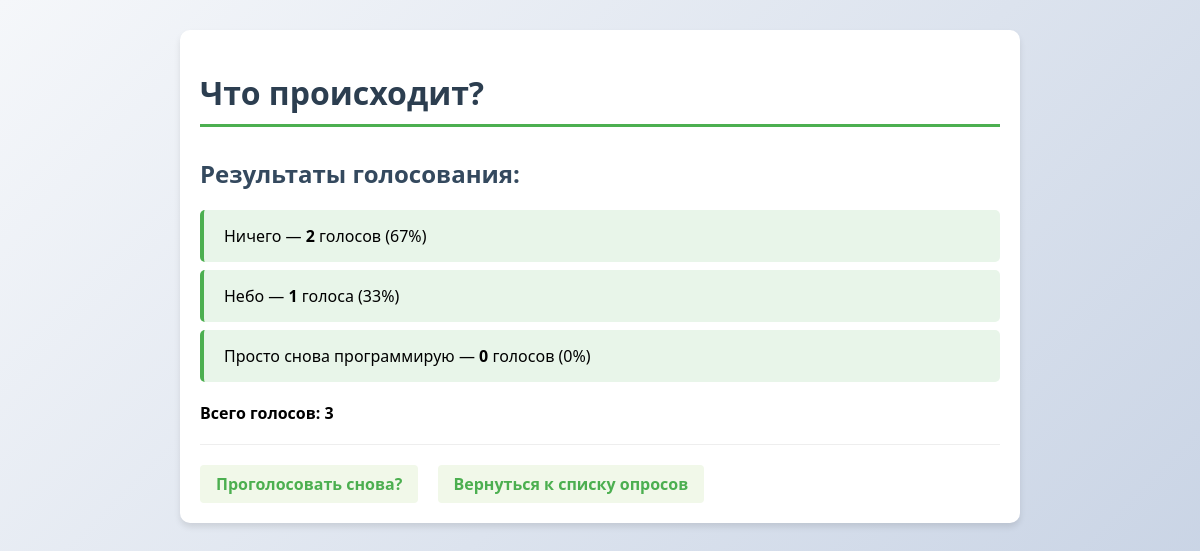
The app's page /polls/1/results/, older data.
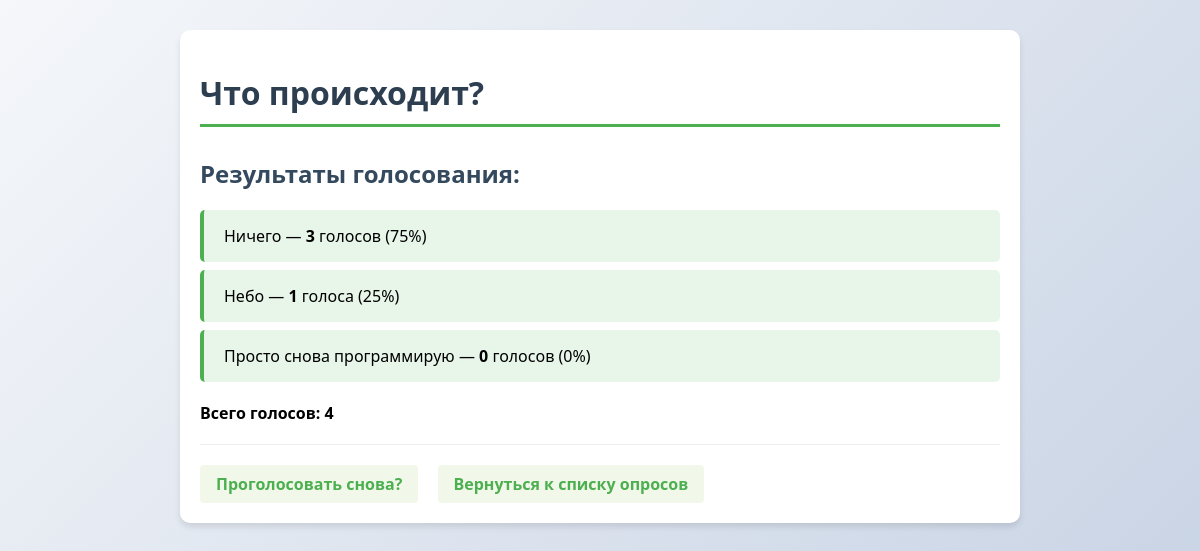
The same page, newer data.
### polls/models.py (models this page shows, shortened)
class Choice(models.Model):
    question = models.ForeignKey(Question, on_delete=models.CASCADE)
    choice_text = models.CharField(max_length=200)
    votes = models.IntegerField(default=0)
    class Meta:
        verbose_name = 'Вариант ответа'
        verbose_name_plural = 'Варианты ответов'

class Question(models.Model):
    question_text = models.CharField(max_length=200)
    pub_date = models.DateTimeField('date published')
    @property
    def total_votes(self):
        return sum(choice.votes for choice in self.choice_set.all())
    class Meta:
        verbose_name = 'Вопрос'
        verbose_name_plural = 'Вопросы'
        ordering = ['-pub_date']  # Сортировка по умолчанию

### polls/views.py (the view)
# urls.py: path('<int:pk>/results/', views.ResultsView.as_view(), name='results'),
class ResultsView(generic.DetailView):
    model = Question  # Та же модель
    template_name = 'polls/results.html'  # Другой шаблон
    def get_queryset(self):
        return Question.objects.filter(pub_date__lte=timezone.now())

### polls/templates/polls/results.html (shortened to what this page needs)
{% load static %}
<!DOCTYPE html>
<html lang="ru">
<head>
    <link rel="stylesheet" href="{% static 'polls/style.css' %}">
</head>
<body>
    <div class="container">
        <h1>{{ question.question_text }}</h1>
        <h2>Результаты голосования:</h2>
        <ul class="results-list">
        {% for choice in question.choice_set.all %}
            <li>
                {{ choice.choice_text }} —
                <strong>{{ choice.votes }}</strong>
                голос{{ choice.votes|pluralize:"а,ов" }}
                ({% widthratio choice.votes question.total_votes 100 %}%)
            </li>
        {% empty %}
            <li>Нет вариантов ответа для этого вопроса.</li>
        {% endfor %}
        </ul>
        {% with total=question.total_votes %}
            {% if total > 0 %}
                <p><strong>Всего голосов: {{ total }}</strong></p>
            {% else %}
                <p>Еще никто не проголосовал.</p>
            {% endif %}
        {% endwith %}
        <div class="nav-links">
            <a href="{% url 'polls:detail' question.id %}">Проголосовать снова?</a>
            <a href="{% url 'polls:index' %}">Вернуться к списку опросов</a>
        </div>
    </div>
</body>
</html>

Row changes from the older to the newer data that the page shows:
changed Choice "Ничего": votes "2" → "3"; votes+question "67" → "75"
changed through a linked row, Choice "Небо": votes+question "33" → "25"
Text that changed along with them:
{{ total }}: "3" → "4"
